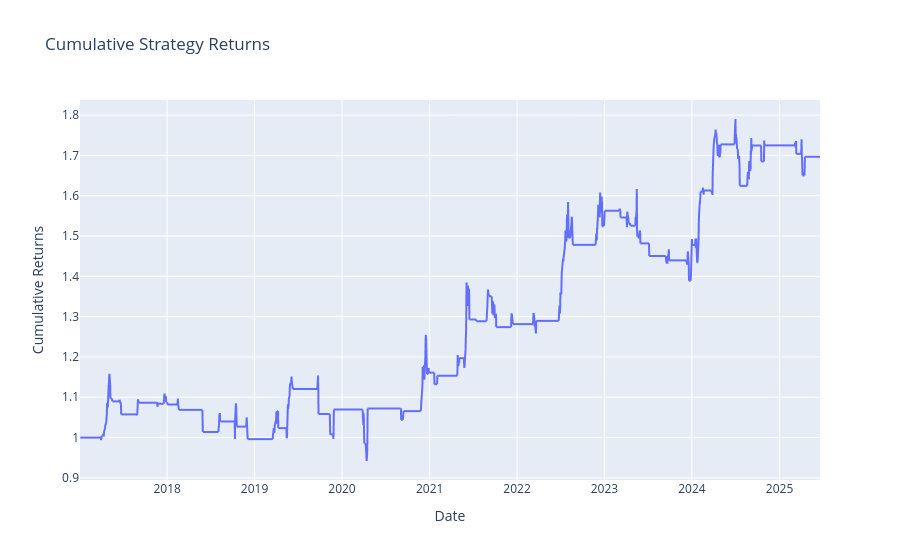

Notebook cell for this chart:
### Markdown cell above
#### Cumulative Strategy Returns
The cumulative returns chart is a key visual for assessing performance. It shows the growth of a hypothetical investment over the backtesting period.

### Code cell
# Calculate and plot the cumulative returns
data['cumulative_strategy_ret'] = (data.strategy_ret + 1.0).cumprod()
fig = px.line(data, y='cumulative_strategy_ret', title='Cumulative Strategy Returns')
fig.update_layout(yaxis_title='Cumulative Returns', xaxis_title='Date', showlegend=False, height=500)
fig.show()

### Figure 1 — Plotly figure (JSON) as saved in the notebook; plotly's stock layout.template omitted (floating-point values rounded to 4 significant figures; data arrays with more than 128 entries replaced by an {"elided": "..."} marker saying what was removed)
{"data": [{"hovertemplate": "Date=%{x}<br>cumulative_strategy_ret=%{y}<extra></extra>", "legendgroup": "", "line": {"color": "#636efa", "dash": "solid"}, "marker": {"symbol": "circle"}, "mode": "lines", "name": "", "showlegend": false, "type": "scattergl", "x": {"elided": "2091 str values"}, "xaxis": "x", "y": {"elided": "2091 float values"}, "yaxis": "y"}], "layout": {"autosize": true, "legend": {"tracegroupgap": 0}, "showlegend": false, "title": {"text": "Cumulative Strategy Returns"}, "xaxis": {"anchor": "y", "autorange": true, "domain": [0, 1], "range": ["2017-01-02", "2025-06-19"], "title": {"text": "Date"}, "type": "date"}, "yaxis": {"anchor": "x", "autorange": true, "domain": [0, 1], "range": [0.8948, 1.837], "title": {"text": "Cumulative Returns"}, "type": "linear"}}}
